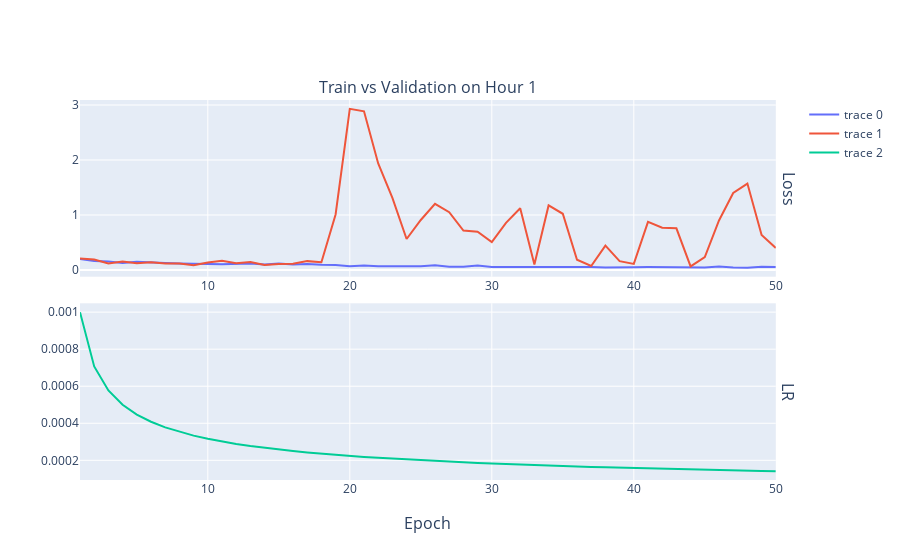

Notebook source saved alongside this figure:
### Markdown cell above
### 4 HOUR

### Code cell
STEP = 24
EPOCH = 50
MODEL_VERSION = 1
train_PATH = f'../Save/Step_{STEP}/recorder/recorder_V{MODEL_VERSION}_epoch_{EPOCH}.csv'
test_PATH = f'../Save/Step_{STEP}/test/model_V{MODEL_VERSION} test loss.csv'

laylout = go.Layout(height=400,width=600)

train_df = pd.read_csv(train_PATH, skiprows=1,index_col=0)
test_df = pd.read_csv(test_PATH, skiprows=0,index_col=0)
train_fig = make_subplots(
                    rows=2,cols=1,
                    subplot_titles=(f'Train vs Validation on Hour {int(STEP/6)}',),
                    row_titles=['Loss','LR'],
                    vertical_spacing=0.07,
                    x_title='EPOCH',
                    )
#train_fig.update_layout(laylout)
train_fig.add_trace(go.Scatter(y=train_df['Train Loss'], x=train_df["Epoch"],name='Train Loss'),1,1,)
train_fig.add_trace(go.Scatter(y=train_df['Validation Loss'], x=train_df["Epoch"],name='Val Loss'),1,1)
train_fig.add_trace(go.Scatter(y=train_df['LR'], x=train_df["Epoch"],name='LR'),2,1)
train_fig.show()
px.line(test_df, x=test_df['EPOCH'], y=[i for i in test_df.columns ],title='Test Loss')

### Figure 1 — Plotly figure (JSON) as saved in the notebook; plotly's stock layout.template omitted (floating-point values rounded to 4 significant figures)
{"data": [{"type": "scatter", "x": [1, 2, 3, 4, 5, 6, 7, 8, 9, 10, 11, 12, 13, 14, 15, 16, 17, 18, 19, 20, 21, 22, 23, 24, 25, 26, 27, 28, 29, 30, 31, 32, 33, 34, 35, 36, 37, 38, 39, 40, 41, 42, 43, 44, 45, 46, 47, 48, 49, 50], "xaxis": "x", "y": [0.1989, 0.1647, 0.1554, 0.1254, 0.1502, 0.1309, 0.1249, 0.1162, 0.1068, 0.1094, 0.1027, 0.1061, 0.1162, 0.09957, 0.1187, 0.09733, 0.1098, 0.0941, 0.08827, 0.06815, 0.0794, 0.06533, 0.06341, 0.06617, 0.06622, 0.08328, 0.05815, 0.05961, 0.07895, 0.05318, 0.05454, 0.05211, 0.05421, 0.05242, 0.04616, 0.05591, 0.05214, 0.04331, 0.03985, 0.04941, 0.05165, 0.05137, 0.0456, 0.03766, 0.04462, 0.06446, 0.04459, 0.03916, 0.05827, 0.05359], "yaxis": "y"}, {"type": "scatter", "x": [1, 2, 3, 4, 5, 6, 7, 8, 9, 10, 11, 12, 13, 14, 15, 16, 17, 18, 19, 20, 21, 22, 23, 24, 25, 26, 27, 28, 29, 30, 31, 32, 33, 34, 35, 36, 37, 38, 39, 40, 41, 42, 43, 44, 45, 46, 47, 48, 49, 50], "xaxis": "x", "y": [0.2083, 0.1888, 0.1171, 0.1544, 0.1212, 0.1395, 0.1188, 0.1169, 0.08675, 0.1364, 0.1651, 0.1197, 0.1425, 0.09198, 0.1058, 0.1124, 0.1602, 0.141, 1.009, 2.931, 2.886, 1.938, 1.312, 0.5632, 0.9084, 1.204, 1.05, 0.7163, 0.6968, 0.5069, 0.857, 1.123, 0.1005, 1.174, 1.022, 0.1854, 0.07245, 0.4429, 0.1594, 0.1106, 0.8748, 0.7687, 0.7571, 0.06436, 0.2326, 0.9003, 1.399, 1.571, 0.6361, 0.3989], "yaxis": "y"}, {"type": "scatter", "x": [1, 2, 3, 4, 5, 6, 7, 8, 9, 10, 11, 12, 13, 14, 15, 16, 17, 18, 19, 20, 21, 22, 23, 24, 25, 26, 27, 28, 29, 30, 31, 32, 33, 34, 35, 36, 37, 38, 39, 40, 41, 42, 43, 44, 45, 46, 47, 48, 49, 50], "xaxis": "x2", "y": [0.001, 0.0007071, 0.0005774, 0.0005, 0.0004472, 0.0004082, 0.000378, 0.0003536, 0.0003333, 0.0003162, 0.0003015, 0.0002887, 0.0002774, 0.0002673, 0.0002582, 0.00025, 0.0002425, 0.0002357, 0.0002294, 0.0002236, 0.0002182, 0.0002132, 0.0002085, 0.0002041, 0.0002, 0.0001961, 0.0001925, 0.000189, 0.0001857, 0.0001826, 0.0001796, 0.0001768, 0.0001741, 0.0001715, 0.000169, 0.0001667, 0.0001644, 0.0001622, 0.0001601, 0.0001581, 0.0001562, 0.0001543, 0.0001525, 0.0001508, 0.0001491, 0.0001474, 0.0001459, 0.0001443, 0.0001429, 0.0001414], "yaxis": "y2"}], "layout": {"annotations": [{"font": {"size": 16}, "showarrow": false, "text": "Train vs Validation on Hour 1", "x": 0.49, "xanchor": "center", "xref": "paper", "y": 1.0, "yanchor": "bottom", "yref": "paper"}, {"font": {"size": 16}, "showarrow": false, "text": "Loss", "textangle": 90, "x": 0.98, "xanchor": "left", "xref": "paper", "y": 0.7675, "yanchor": "middle", "yref": "paper"}, {"font": {"size": 16}, "showarrow": false, "text": "LR", "textangle": 90, "x": 0.98, "xanchor": "left", "xref": "paper", "y": 0.2325, "yanchor": "middle", "yref": "paper"}, {"font": {"size": 16}, "showarrow": false, "text": "Epoch", "x": 0.49, "xanchor": "center", "xref": "paper", "y": 0, "yanchor": "top", "yref": "paper", "yshift": -30}], "xaxis": {"anchor": "y", "domain": [0, 0.98]}, "xaxis2": {"anchor": "y2", "domain": [0, 0.98]}, "yaxis": {"anchor": "x", "domain": [0.535, 1.0]}, "yaxis2": {"anchor": "x2", "domain": [0, 0.465]}}}
